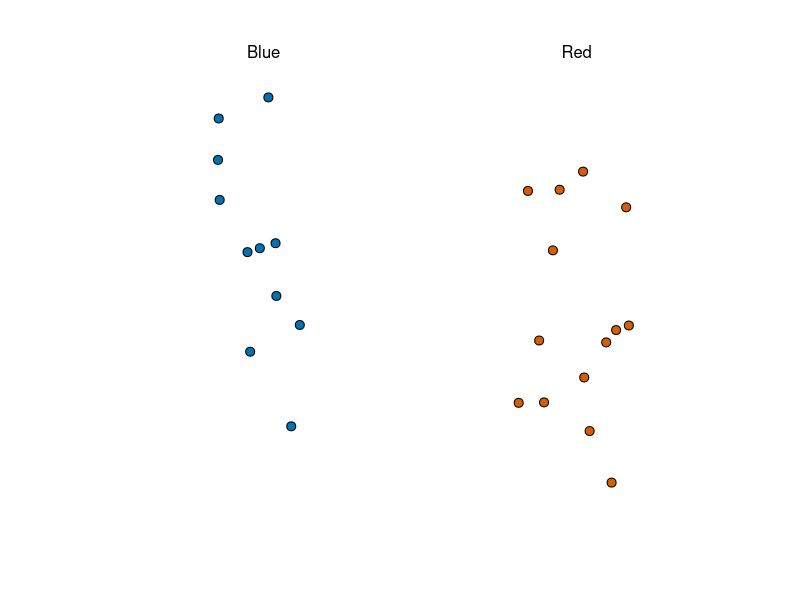

The R script that drew this image: (Note: this script raises an error after producing the figure.)
# 1. To understand how to use sampling model to perform a poll
# 2. Explain the terms pop, parameter and sample as they relate to stat inference
# 3. Use a sample to estimate pop proportion from the sample avg
# 4. Calc the expected val and std error of the sample avg

#### polls and prob theory ####
# construct scenario like what we learn b4 (like the beads and urn)
# the challenge is to guess spread of the proportion
# can take a sample with replacement to mimic running poll is expensive
# it'll cost like 0.10 per beat for sample
# if sample size is like 250 and won
# it'll be broken evenly since you pay $25 to collect ur $25
# Your entry into the comp can be interval
# So like u get halk what u paid

library(tidyverse)
library(dslabs)
take_poll(25) # drawing 25 beads

# The beads inside the urn represent individuals voting on the election day
# Like red is for party A and blue is for party B
# Assume no other colors
# only 2: A and B

# we want to predict proportion of blue beads in urn
# this quantity "p", which tells us the proportion of red beads is "1-p",
# and the spread is "p-(1-p)", simplify it to "2p-1".
# "population" = The beads in urn
# "parameter" = The proportion of blue beads in pop "p"
# "sample" = the 25 beads from previous plot
# The task of stat inference is to predict parameter "p" using the observed
# data in the sample

# Can we do with 25 observations from above?
# It's informative
# For exp: can see 13 red and 12 blue beads (from the plots)
#          it is unlikely that p>0.9 or p<0.1
#          because if they were they would be unprob to see 13 red and 12 blue
# We can construct an estimate "p" using only the info we observed
# estimate can be thought of as summary of observed data that we think is
# info about the parameter of interest
# seems intuitive that the proportion of blue beads in sample is 0.48 (for this
# case only) must be at least related to actual proportion of "p"
# And need to note that sample proportion is random
# Like if we run "take_poll(25)" multiple times, we'll be getting diff ans 
# each time since it's random
# "sample proportion" = the ranges of the random proportions of p
# by describing the dist of this random, we will be able to gain more
# insights and knowledge how good this estimate is and how we can make it better

# key points:
# 1. task of stat inference is to estimate an unknown pop parameter using 
#    observed data from sample
# 2. The collection of elements in the urn is called the "population"
# 3. a "parameter" is num that summarizes data for an entire population
# 4. a "sample" is an observed data from a subset of population
# 5. an "estimate" is a summary of the observed data about a parameter we believed is
#    informative. It's data-driven guess of the pop parameter.
# 6. To predict proportion of the blue beads in the urn, parameter "p"
# 7. The proportion of red beads in urn is "1-p"
# 8. The spread is "2p-1"


#### Sample Avg ####
# Taking an opinion poll is being modeled like taking random sample from urn
# Propose use of proportion of blue beads in sample as estimate of parameter "p"
# We can easily record the estimate of the spread "2p-1", but to make it simpler
# we illustrate stat inference for estimating "p"
# we use knowledge of prob to defend our us of sample proportion and quantify
# how close we think it is from the pop proportion "p"

# Have a random var X.
# X = 1 If we pick a blue bead at random and X = 0 if it is red.
# This implies that the pop is a list of 0s and 1s.
# If we sample N beads, then the avg of the draws X1,....,Xn is equivalent to 
# the proportion of blue beads in the sample.
# This is because by adding the Xs is equivalent to counting the blue bead and
# dividing by the total N, turns to proportion of blue beads
# X_bar = (X1+X2+...XN)/N = the avg (X with "-" on top)
# This theory is bout sum of draws as we know the distribution of (sum N x X_bar)
# as "N" is non-random constant and sample with replacement

# In this case, what do we know about the dist of sum of draws?
# we know that the expected value of sum of draws is N multiplied by
# the avg of values in urn. We also know that the avg of 1s and 0s in urn
# must be the proportion of blue beads (p).

# We encounter diff with what we did in probability previously, which is we
# don't know what is in the urn. We know it has blue and red, but don't know how
# many of each. So this is what we trying to estimate, the "p"


#### Parameter ####
# In stat inference, we define "parameter" to define unknowns part of our model
# In the urn model we are using to mimic opinion poll, we dk the proportion
# of blue beads in the urn
# Extrapolate = something like extracting
# idea presented on how we estimate parameter, and provide insights into how
# good these estimates are, extrapolate to many data science

#####
# Many data science task can be framed as estimating parameter
# We illustrate stat inference by working through process to estimate "p"
# From the estimate of "p" we can easily calc an estimate of the spread "2p-1"
# Consider random var, "X" that is 1 if blue and 0 if red chosen
# So the proportion of blue bead in N is X_bar 
# X_bar is the sample average and random var because it's the avg of random draws
# the bar on any symbol denotes the average
# So num of blue beads drawn in N draws is called (N x X_bar)
# Do we know the true proportion? No cause we trying to estimate parameter "p"
#####


#### POLLING VS FORECASTING ####
# if poll conducted few months b4 election, it is estimating the p for that moment
# not election day. Take not that key for election day might be diff since
# ppl opinion may fluctuate.
# Night of the election tend to be the most accurate 
# Forecaster try to predict election day and take consideration that
# opinion fluctuates
# Key point: poll taken in advance for that moment is p
# forecaster use early estimate of p to predict p of that day
# To understand how good the estimate is we test the stat property
# we describe the sample prop by random var we find

# sum of independent draws: N*X_bar
# E(N*X_bar) = N*p (the avg of the urn)
# dividing by the non random constant N = expected value of the avg X_bar is p
# we can also use what we learn to figure out std err
# SE(X_bar) = sqrt((p*(1-p))/N)
# E(X_bar) = p
# we can make SE as small as we want by increasing sample size due to law of large num
# with enough sample size it converge to p
# if we take large enough poll to make SE; exp about 0.01
# we will be certain of winner of the election
# but how large does the poll have to be for the SE to be this small?
# but there's a prob as we don't know p, so can't compute SE, 
# only N is known to us while p is unknown to us
# so for illustrative purpose, p is 0.51, and make plot of SE vs sample size N
p <- 0.51

N_1000 <- 1000
SE_1000 <- sqrt((p*(1-p))/N)
plot(SE, N)
SE_1000

N_10000 <- 10000
SE_10000 <- sqrt((p*(1-p))/N)
SE_10000

# opinion poll we target 500-3500
# approx 1.58% for p=51%
# it lead us astray if not aware of it being random
# when we are interpreting val of X_bar it important to remember that X_bar is 
# a random variable with an expected value of the SE of X_bar that represents 
# sample proportion of +tive events.

# the E(X_bar) is the parameter of interest p [E(X_bar) = p]
# this follow the fact that X_bar is the sum of 
# independent draw of a random variable of p times the a constant of 1/N
# as the num of draws N increases, the SE of our estimate X_bar decreases
# in theory, we can get a more acc estimate of p by increasing N, sample size.
# we can also use other random var to determine the expected value of the sum
# of draw E(S) and std error of sum of draws SE(S)
# E(S) = N*p
# SE(S) = sqrt(N*p*(1-p))

# 
